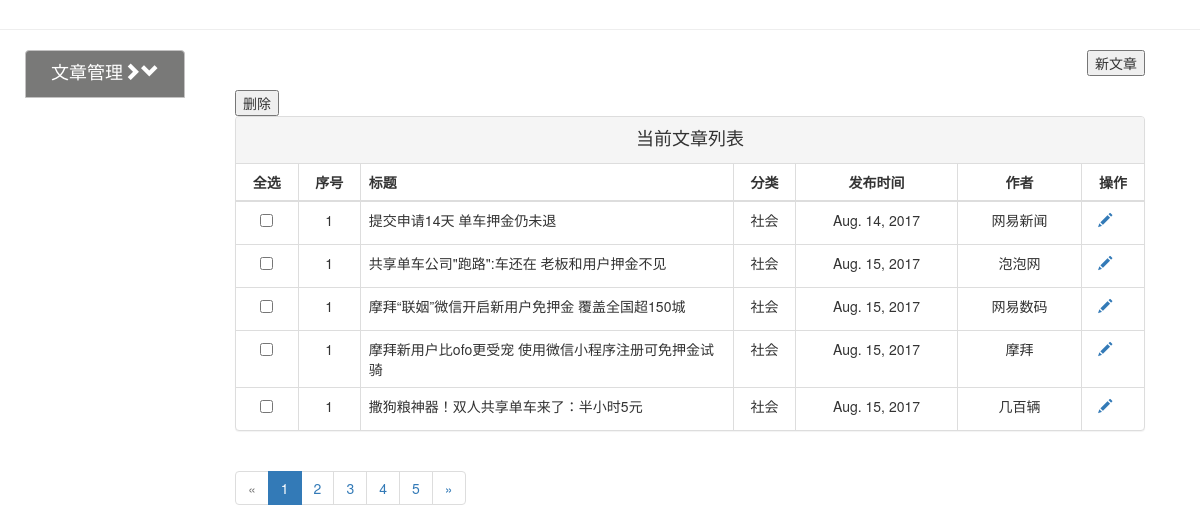
The app's page /article_admin/ with its own data.
### Blog/models.py (models this page shows, shortened)
class Article(models.Model):
    id = models.AutoField(primary_key=True)
    title = models.CharField(max_length=64)
    publish_time = models.DateField(auto_now_add=True)
    tags = models.ManyToManyField(Tag)
    catagory = models.ForeignKey(Catagory)
    content = models.TextField()
    author = models.CharField(max_length=8)
    canbe_content = models.BooleanField(default=True)

class Catagory(models.Model):
    name = models.CharField('名称',max_length=30)
    def __str__(self):
        return self.name

### Blog/views.py (the view)
# urls.py: url(r'^article_admin/$', article_admin, name='article_admin'),
def article_admin(request):
    article_list = Article.objects.all()
    return render(request, 'article_admin.html', context={'article_list': article_list})

### templates/article_admin.html (shortened to what this page needs)
<!DOCTYPE html>
<html lang="en">
<head>
    <link href="/static/bootstrap/css/bootstrap.css" rel="stylesheet">
    <link href="/static/css/custom.css" rel="stylesheet">
</head>
<body>
<div class="page-header-for-admin">
</div>
<div class="col-lg-2">
    <div class="list-group text-for-admin">
        <ul class="left-content-for-admin" id="drop1">
            <li>
                <a href="#" class="list-group-item active" id="dropdown1">文章管理<span class="glyphicon glyphicon-chevron-right" aria-hidden="true"></span><span class="glyphicon glyphicon-chevron-down" aria-hidden="true"></span></a>
            </li>
        </ul>
    </div>
</div>
<div class="col-lg-9-for-admin">
    <div>
        <button class="pull-right">新文章</button>
        <br/>
        <br/>
        <button>删除</button>
        <br/>
    </div>
    <div class="panel panel-default">
        <div class="panel-heading text-for-admin-2">当前文章列表</div>
        <table class="table">
            <thead>
                <tr>
                    <th>全选</th>
                    <th>序号</th>
                    <th>标题</th>
                    <th>分类</th>
                    <th>发布时间</th>
                    <th>作者</th>
                    <th>操作</th>
                </tr>
            </thead>
            <tbody>
                {% for article in article_list %}
                  <tr>
                    <td scope="row"><label>
                      <input type="checkbox">
                    </label></td>
                    <td scope="row">1</td>
                    <td>{{ article.title }}</td>
                    <td>{{ article.catagory }}</td>
                    <td>{{ article.publish_time }}</td>
                    <td>{{ article.author }}</td>
                    <td>
                        <a>
                            <span onclick="test1(this)" class="glyphicon glyphicon-pencil"></span> &nbsp;&nbsp;&nbsp;
                        </a>
                    </td>
                  </tr>
                {% endfor %}
            </tbody>
        </table>
    </div>
    <div>
        <ul class="pagination">
            <li class="disabled"><a href="#" aria-label="Previous"><span aria-hidden="true">«</span></a></li>
            <li class="active"><a href="#">1 <span class="sr-only">(current)</span></a></li>
            <li><a href="#">2</a></li>
            <li><a href="#">3</a></li>
            <li><a href="#">4</a></li>
            <li><a href="#">5</a></li>
            <li><a href="#" aria-label="Next"><span aria-hidden="true">»</span></a></li>
         </ul>
    </div>
</div>
</body>
</html>

### static/css/custom.css (style rules this page uses)
.col-lg-9-for-admin { float: left; width: 80%; position: relative; min-height: 1px; padding-right: 15px; padding-left: 35px; }
.page-header-for-admin { padding-bottom: 9px; margin: 20px 0 20px; border-bottom: 1px solid #eee; }
.text-for-admin { text-align: center; font-size: large; font-family: 新宋体; }
.text-for-admin-2 { text-align: center; font-size: large; font-family: 新宋体; }
.left-content-for-admin { list-style-type: none; margin-top: 0; -webkit-padding-start: 10px; }
table td:nth-child(1),th:nth-child(1) { border-right: 1px solid #ddd; text-align: center; width: 5%; }
table td:nth-child(2),th:nth-child(2) { border-right: 1px solid #ddd; text-align: center; width: 5%; }
table td:nth-child(3),th:nth-child(3) { border-right: 1px solid #ddd; width: 30%; }
table td:nth-child(4),th:nth-child(4) { border-right: 1px solid #ddd; text-align: center; width: 5%; }
table td:nth-child(5),th:nth-child(5) { border-right: 1px solid #ddd; text-align: center; width: 13%; }
table td:nth-child(6),th:nth-child(6) { border-right: 1px solid #ddd; text-align: center; width: 10%; }
table td:nth-child(7),th:nth-child(7) { text-align: center; width: 5%; }

### records on screen
Article: title "提交申请14天 单车押金仍未退", catagory "社会", publish_time "Aug. 14, 2017", author "网易新闻"
Article: title "共享单车公司\"跑路\":车还在 老板和用户押金不见", catagory "社会", publish_time "Aug. 15, 2017", author "泡泡网"
Article: title "摩拜“联姻”微信开启新用户免押金 覆盖全国超150城", catagory "社会", publish_time "Aug. 15, 2017", author "网易数码"
Article: title "摩拜新用户比ofo更受宠 使用微信小程序注册可免押金试骑", catagory "社会", publish_time "Aug. 15, 2017", author "摩拜"
Article: title "撒狗粮神器！双人共享单车来了：半小时5元", catagory "社会", publish_time "Aug. 15, 2017", author "几百辆"
